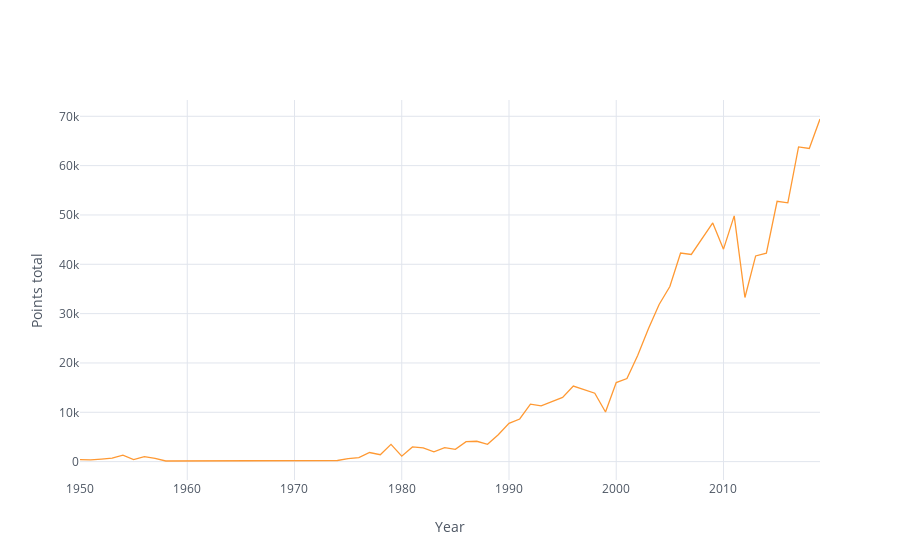

This figure's notebook cell:
### Code cell
stati_by_year['PTS'].iplot(kind='line', xTitle='Year', yTitle='Points total')

### Figure 1 — Plotly figure (JSON) as saved in the notebook; plotly's stock layout.template omitted (floating-point values rounded to 4 significant figures)
{"data": [{"line": {"color": "rgba(255, 153, 51, 1.0)", "dash": "solid", "shape": "linear", "width": 1.3}, "mode": "lines", "name": "PTS", "text": "", "type": "scatter", "uid": "22734d9c-08eb-4ade-9192-1f7ceaa73e48", "x": [1950, 1951, 1952, 1953, 1954, 1955, 1956, 1957, 1958, 1974, 1975, 1976, 1977, 1978, 1979, 1980, 1981, 1982, 1983, 1984, 1985, 1986, 1987, 1988, 1989, 1990, 1991, 1992, 1993, 1994, 1995, 1996, 1997, 1998, 1999, 2000, 2001, 2002, 2003, 2004, 2005, 2006, 2007, 2008, 2009, 2010, 2011, 2012, 2013, 2014, 2015, 2016, 2017, 2018, 2019], "y": [421, 338, 524, 731, 1315, 425, 1001, 673, 128, 229, 600, 817, 1851, 1398, 3506, 1118, 2982, 2784, 2005, 2819, 2492, 4051, 4129, 3507, 5438, 7770, 8644, 11653, 11299, 12225, 13018, 15312, 14576, 13875, 10069, 16029, 16830, 21507, 26920, 31861, 35488, 42293, 41996, 45268, 48373, 43066, 49826, 33276, 41695, 42260, 52768, 52463, 63806, 63486, 69453]}], "layout": {"legend": {"bgcolor": "#FFFFFF", "font": {"color": "#4D5663"}}, "paper_bgcolor": "#FFFFFF", "plot_bgcolor": "#FFFFFF", "title": {"font": {"color": "#4D5663"}}, "xaxis": {"gridcolor": "#E1E5ED", "showgrid": true, "tickfont": {"color": "#4D5663"}, "title": {"font": {"color": "#4D5663"}, "text": "Year"}, "zerolinecolor": "#E1E5ED"}, "yaxis": {"gridcolor": "#E1E5ED", "showgrid": true, "tickfont": {"color": "#4D5663"}, "title": {"font": {"color": "#4D5663"}, "text": "Points total"}, "zerolinecolor": "#E1E5ED"}}}
